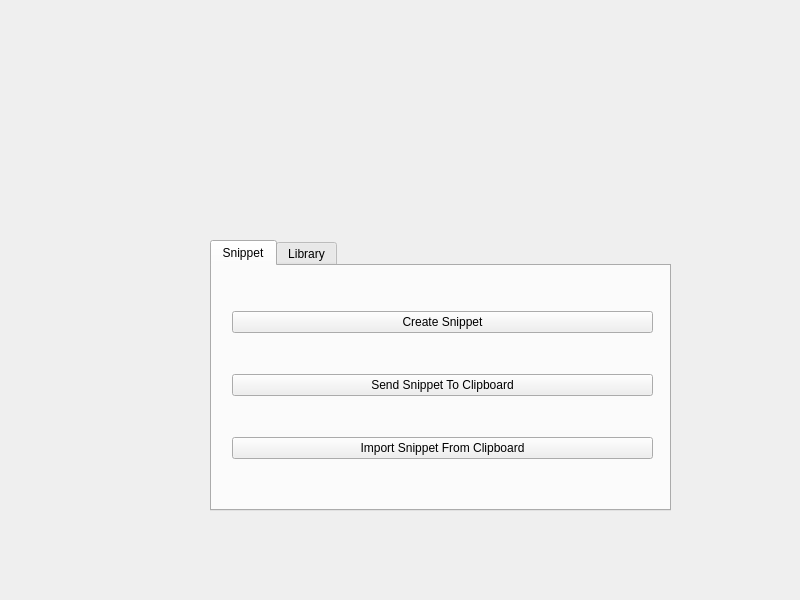
<?xml version="1.0" encoding="UTF-8"?>
<ui version="4.0">
 <class>MainWindow</class>
 <widget class="QMainWindow" name="MainWindow">
  <property name="geometry">
   <rect>
    <x>0</x>
    <y>0</y>
    <width>800</width>
    <height>600</height>
   </rect>
  </property>
  <property name="windowTitle">
   <string>MainWindow</string>
  </property>
  <widget class="QWidget" name="centralwidget">
   <widget class="QWidget" name="widget" native="true">
    <property name="geometry">
     <rect>
      <x>200</x>
      <y>240</y>
      <width>471</width>
      <height>291</height>
     </rect>
    </property>
    <widget class="QWidget" name="verticalLayoutWidget_2">
     <property name="geometry">
      <rect>
       <x>10</x>
       <y>0</y>
       <width>461</width>
       <height>271</height>
      </rect>
     </property>
     <layout class="QVBoxLayout" name="verticalLayout_2">
      <item>
       <widget class="QTabWidget" name="tabWidget">
        <property name="currentIndex">
         <number>0</number>
        </property>
        <widget class="QWidget" name="Snippet">
         <attribute name="title">
          <string>Snippet</string>
         </attribute>
         <widget class="QWidget" name="verticalLayoutWidget">
          <property name="geometry">
           <rect>
            <x>20</x>
            <y>10</y>
            <width>421</width>
            <height>221</height>
           </rect>
          </property>
          <layout class="QVBoxLayout" name="verticalLayout">
           <item>
            <widget class="QPushButton" name="pushButton">
             <property name="text">
              <string>Create Snippet</string>
             </property>
            </widget>
           </item>
           <item>
            <widget class="QPushButton" name="pushButton_2">
             <property name="text">
              <string>Send Snippet To Clipboard</string>
             </property>
            </widget>
           </item>
           <item>
            <widget class="QPushButton" name="pushButton_3">
             <property name="text">
              <string>Import Snippet From Clipboard</string>
             </property>
            </widget>
           </item>
          </layout>
         </widget>
        </widget>
        <widget class="QWidget" name="Library">
         <attribute name="title">
          <string>Library</string>
         </attribute>
         <widget class="QWidget" name="verticalLayoutWidget_3">
          <property name="geometry">
           <rect>
            <x>9</x>
            <y>9</y>
            <width>441</width>
            <height>231</height>
           </rect>
          </property>
          <layout class="QVBoxLayout" name="verticalLayout_3">
           <item>
            <widget class="QTreeView" name="treeView"/>
           </item>
           <item>
            <layout class="QHBoxLayout" name="horizontalLayout">
             <property name="topMargin">
              <number>0</number>
             </property>
             <item>
              <widget class="QPushButton" name="pushButton_4">
               <property name="text">
                <string>Import</string>
               </property>
              </widget>
             </item>
             <item>
              <widget class="QPushButton" name="pushButton_5">
               <property name="text">
                <string>Delete</string>
               </property>
              </widget>
             </item>
            </layout>
           </item>
          </layout>
         </widget>
        </widget>
       </widget>
      </item>
     </layout>
    </widget>
   </widget>
  </widget>
 </widget>
 <resources/>
 <connections/>
</ui>
